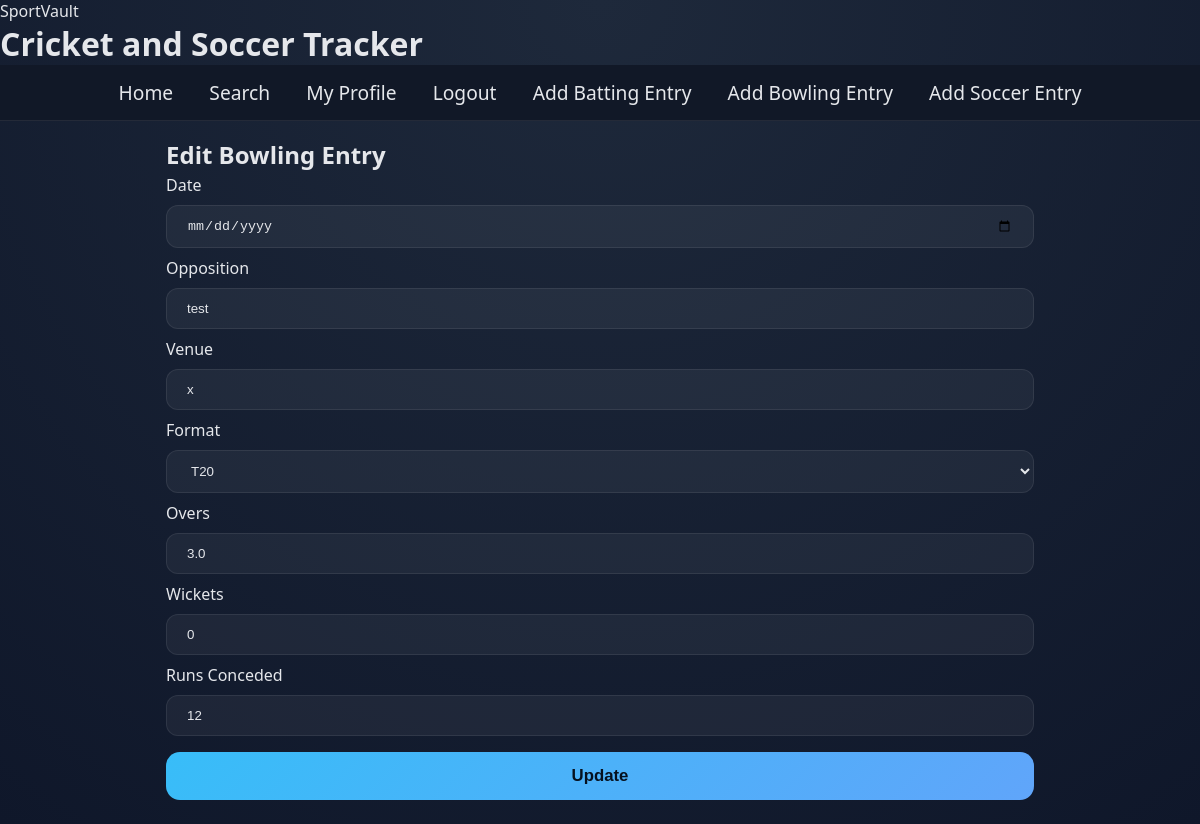
Page /edit/bowling/1 (signed in) on the committed database.
### tables this page shows
CREATE TABLE Cricket_Bowling (
    bowling_id INTEGER PRIMARY KEY AUTOINCREMENT,
    user_id INTEGER NOT NULL,
    date TEXT NOT NULL,
    opposition TEXT NOT NULL,
    venue TEXT NOT NULL,
    format TEXT NOT NULL,
    overs REAL DEFAULT 0,
    wickets INTEGER DEFAULT 0,
    runs_conceded INTEGER DEFAULT 0,
    FOREIGN KEY (user_id) REFERENCES Users(user_id)
);

### Software Assessment/app.py (the view, shortened to what this page needs)
@app.route("/edit/bowling/<int:bowling_id>", methods=["GET", "POST"])
def EditBowling(bowling_id):
    if not session.get("username"):
        return redirect("/login")
    entry = db.get_bowling_by_id(bowling_id)
    if not entry or entry.user_id != session["user_id"]:
        return redirect("/profile")
    return render_template("edit_bowling.html", entry=entry)

### Software Assessment/app.py (called while the page is built)
@app.after_request
def SetSecurityHeaders(response):
    response.headers["Content-Security-Policy"] = "script-src 'self';"
    response.headers["X-Content-Type-Options"] = "nosniff"
    response.headers["X-Frame-Options"] = "DENY"
    response.headers["Referrer-Policy"] = "strict-origin-when-cross-origin"
    return response

### Software Assessment/db.py (called while the page is built)
def GetDB():
    if not os.path.exists(DB_FOLDER):
        os.makedirs(DB_FOLDER)
    db = sqlite3.connect(DB_PATH)
    db.row_factory = sqlite3.Row
    db.execute("PRAGMA foreign_keys = ON")
    return db

def get_bowling_by_id(bowling_id):
    db = GetDB()
    r = db.execute("SELECT * FROM Cricket_Bowling WHERE bowling_id = ?", (bowling_id,)).fetchone()
    db.close()
    return BowlingPerformance(r["bowling_id"], r["user_id"], r["date"], r["opposition"], r["venue"], r["format"], r["overs"], r["wickets"], r["runs_conceded"]) if r else None

### Software Assessment/templates/edit_bowling.html (shortened to what this page needs)
{% extends "base.html" %}
{% block content %}
<section class="card form-card">
  <h2>Edit Bowling Entry</h2>
  <form method="post" novalidate>
    <label>Date</label><input type="date" name="date" value="{{ entry.date }}" required>
    <label>Opposition</label><input type="text" name="opposition" value="{{ entry.opposition }}" required>
    <label>Venue</label><input type="text" name="venue" value="{{ entry.venue }}" required>
    <label>Format</label>
    <select name="format" required>
      <option value="T20" {% if entry.format == 'T20' %}selected{% endif %}>T20</option>
    </select>
    <label>Overs</label><input type="number" name="overs" min="0" step="0.1" value="{{ entry.overs }}" required>
    <label>Wickets</label><input type="number" name="wickets" min="0" value="{{ entry.wickets }}" required>
    <label>Runs Conceded</label><input type="number" name="runs_conceded" min="0" value="{{ entry.runs_conceded }}" required>
    <button type="submit">Update</button>
  </form>
</section>
{% endblock %}

### Software Assessment/static/css/style.css (style rules this page uses)
:root { --bg: #0f172a; --panel: #111827; --panel-2: #1f2937; --text: #e5e7eb; --accent: #38bdf8; --accent-2: #528564; --border: rgba(255,255,255,.08); }
* { padding: 0; margin: 0; box-sizing: border-box; }
body { background: radial-gradient(circle at top, #1e293b, var(--bg)); background-attachment: fixed; color: var(--text); font-family: system-ui, -apple-system, BlinkMacSystemFont, "Segoe UI", sans-serif; font-size: 1rem; }
input[type=text], input[type="password"], input[type="date"], input[type="number"], select { width: 100%; padding: 12px 20px; margin: 8px 0; display: inline-block; border: 1px solid var(--border); border-radius: 12px; background: rgba(255,255,255,.05); color: var(--text); box-sizing: border-box; }
input[type=submit], button { width: 100%; background: linear-gradient(135deg, var(--accent), #60a5fa); color: #06111f; padding: 14px 20px; margin: 8px 0; border: none; border-radius: 14px; cursor: pointer; font-size: 1.05em; font-weight: 700; }

### rows in the picture
Cricket_Bowling: opposition "test", venue "x", format "T20", overs "3.0", wickets "0", runs_conceded "12"
